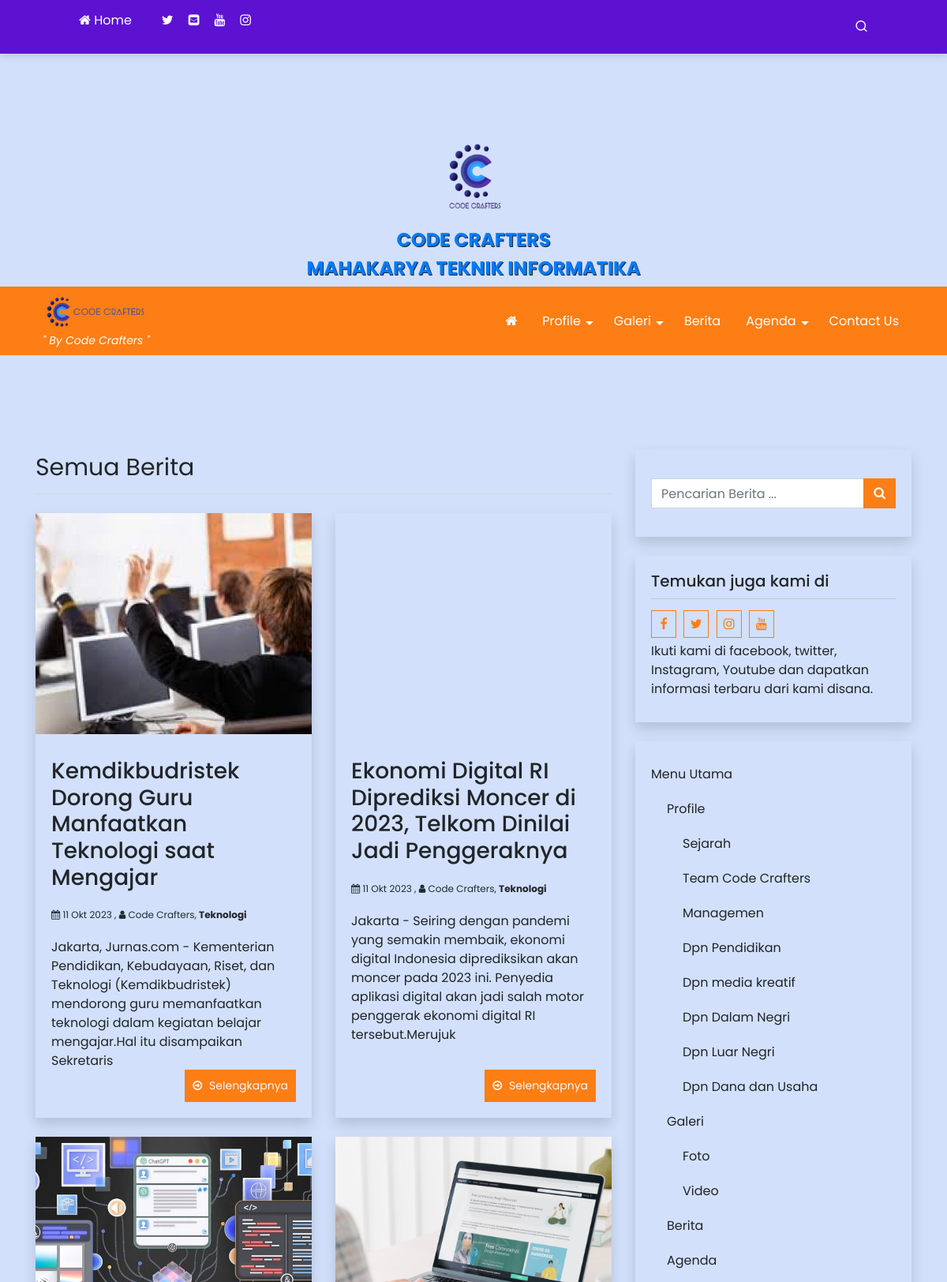
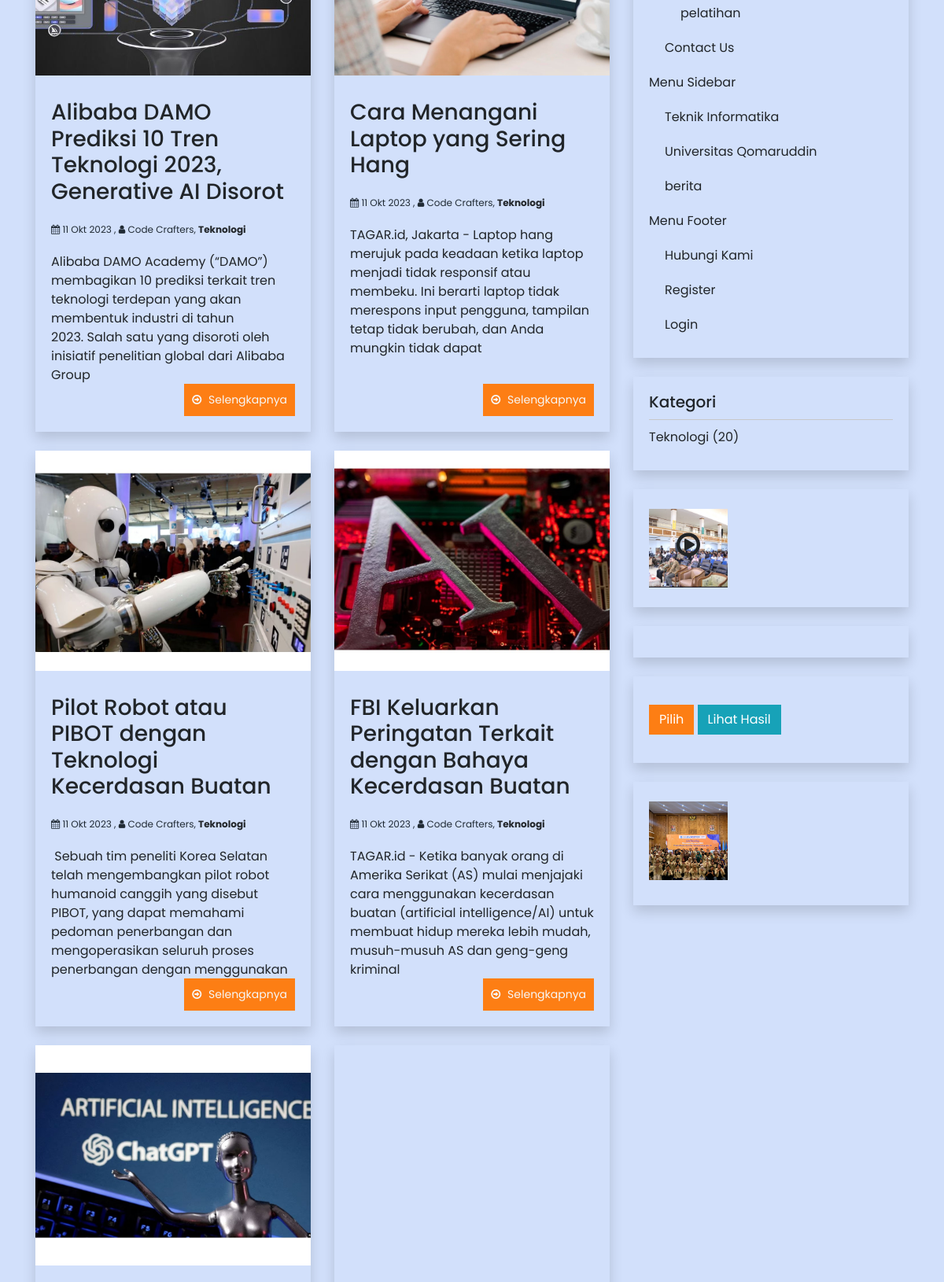
The page /index.php/berita (upper part) on the database its author committed (2 pictures, top to bottom).
### tables this page shows
CREATE TABLE `logo` (
  `id_logo` int(5) NOT NULL,
  `gambar` varchar(100) NOT NULL
);

CREATE TABLE `tbl_nicepage` (
  `id` int(5) NOT NULL,
  `key` varchar(255) DEFAULT NULL,
  `value` text DEFAULT NULL
);

CREATE TABLE `berita` (
  `id_berita` int(5) NOT NULL,
  `id_kategori` int(5) NOT NULL,
  `username` varchar(30) NOT NULL,
  `judul` varchar(100) NOT NULL,
  `sub_judul` varchar(255) NOT NULL,
  `youtube` varchar(100) NOT NULL,
  `judul_seo` text NOT NULL,
  `headline` enum('Y','N') NOT NULL DEFAULT 'Y',
  `aktif` enum('Y','N') NOT NULL DEFAULT 'N',
  `utama` enum('Y','N') NOT NULL DEFAULT 'Y',
  `isi_berita` longtext NOT NULL,
  `keterangan_gambar` text NOT NULL,
  `hari` varchar(20) NOT NULL,
  `tanggal` date NOT NULL,
  `jam` time NOT NULL,
  `gambar` varchar(100) NOT NULL,
  `dibaca` int(5) NOT NULL DEFAULT 1,
  `tag` varchar(100) NOT NULL,
  `status` enum('Y','N') NOT NULL DEFAULT 'Y'
);

CREATE TABLE `users` (
  `username` varchar(50) NOT NULL,
  `password` varchar(255) NOT NULL,
  `nama_lengkap` varchar(100) NOT NULL,
  `email` varchar(100) NOT NULL,
  `no_telp` varchar(20) NOT NULL,
  `foto` varchar(100) NOT NULL,
  `level` varchar(20) NOT NULL DEFAULT 'user',
  `blokir` enum('Y','N') NOT NULL DEFAULT 'N',
  `id_session` varchar(255) NOT NULL
);

CREATE TABLE `kategori` (
  `id_kategori` int(5) NOT NULL,
  `nama_kategori` varchar(50) NOT NULL,
  `username` varchar(50) NOT NULL,
  `kategori_seo` varchar(100) NOT NULL,
  `aktif` enum('Y','N') NOT NULL DEFAULT 'Y',
  `sidebar` int(10) NOT NULL,
  `gambar_utama` text NOT NULL
);

CREATE TABLE `identitas` (
  `id_identitas` int(5) NOT NULL,
  `nama_website` varchar(100) NOT NULL,
  `email` varchar(100) NOT NULL,
  `url` varchar(100) NOT NULL,
  `facebook` text NOT NULL,
  `rekening` varchar(100) NOT NULL,
  `no_telp` varchar(20) NOT NULL,
  `meta_deskripsi` varchar(250) NOT NULL,
  `meta_keyword` varchar(250) NOT NULL,
  `favicon` varchar(50) NOT NULL,
  `maps` text NOT NULL
);

CREATE TABLE `video` (
  `id_video` int(5) NOT NULL,
  `id_playlist` int(5) NOT NULL,
  `username` varchar(30) NOT NULL,
  `jdl_video` varchar(100) NOT NULL,
  `video_seo` varchar(100) NOT NULL,
  `keterangan` text NOT NULL,
  `gbr_video` varchar(100) NOT NULL,
  `video` varchar(100) NOT NULL,
  `youtube` varchar(100) NOT NULL,
  `dilihat` int(7) NOT NULL DEFAULT 1,
  `hari` varchar(20) NOT NULL,
  `tanggal` date NOT NULL,
  `jam` time NOT NULL,
  `tagvid` varchar(100) NOT NULL
);

CREATE TABLE `gallery` (
  `id_gallery` int(5) NOT NULL,
  `id_album` int(5) NOT NULL,
  `username` varchar(50) NOT NULL,
  `jdl_gallery` varchar(100) NOT NULL,
  `gallery_seo` varchar(100) NOT NULL,
  `keterangan` text NOT NULL,
  `gbr_gallery` varchar(100) NOT NULL
);

### application/views/nicepage/berita.php (the view, shortened to what the rows shown need)
<?php
$base_path = FCPATH;
?>
 <div class="row">
	<?php
	  foreach ($berita->result_array() as $r) {
		  $isi_berita =(strip_tags($r['isi_berita']));
		  $isi = substr($isi_berita,0,220);
		  $isi = substr($isi_berita,0,strrpos($isi," "));
		  $judul = $r['judul'];
		  $img_src = base_url()."asset/foto_berita/no-image.jpg";
		  if ($r['gambar'] !== '' &&  file_exists( $base_path ."asset/foto_berita/".($r['gambar']) ) ){
				$img_src = base_url()."asset/foto_berita/". $r['gambar'];
		  }
		  ?>
			<div class="col-md-6 mb-4">
			  <div class="blog card shadow h-100">
					<div class="image-container"
							style="
								background:url('<?php echo $img_src;?>');
								background-position:center;
								background-size:cover;
								background-repeat:no-repeat
							">
					</div>
					<div class="card-body">
						<a href="<?php echo base_url().$r['judul_seo'];?>">
							<h3 class="card-title"><?php echo $judul;?></h3>
						</a>
						<div class="post-meta">
								<i class="fa fa-calendar"></i> <?php echo tgl_indo($r['tanggal']); ?> ,
								<i class="fa fa-user"></i> <?php echo "$r[nama_lengkap]"; ?>,
								<a href="<?php echo base_url()."kategori/detail/$r[kategori_seo]"; ?>">
									<b><?php echo "$r[nama_kategori]"; ?></b>
								</a>
						</div>
						<div class="card-text">
							<?php echo $isi;  ?>
						</div>
						<a href="<?php echo base_url().$r['judul_seo'];?>" class="read-more">
							Selengkapnya
						</a>
					</div>
			</div>
		</div>
			<?php
	  }
	?>
</div>

### application/views/nicepage/partials/header.php (shortened to what the rows shown need)
	<link rel="stylesheet" href="https://unicons.iconscout.com/release/v4.0.0/css/line.css" />
<nav class="main-menu-container navbar navbar-dark ">
	<div class="container ml-5 pl-4 ml-lg-auto pl-lg-auto">
		<?php
		$base_path = FCPATH;
		$id_website = $this->model_utama->view('identitas')->row_array();
		$logo_website = $this->model_utama->view('logo')->row_array();
		?>
		<a class="navbar-brand float-left" href="<?php echo base_url(); ?>">
			<?php
			if ($logo_website['gambar'] !== '' && file_exists($base_path . "asset/logo/" . $logo_website['gambar'])) {
				$img_src = base_url() . "asset/logo/" . $logo_website['gambar'];
				?>
				<div class="logo-header">
					<img src="<?php echo $img_src; ?>" alt="<?php echo $id_website['nama_website']; ?>">
				</div>
				<?php
			} else {
				?>
				<?php echo $id_website['nama_website']; ?>
				<?php
			}
			?>
			<?php
			if (isset($tagline['header']) && isset($tagline['text'])) {
				if (!empty($tagline['text'] && $tagline['header'] == '1')) {
					?>
					<div class="tagline-header d-lg-block d-none">"
						<?php echo $tagline['text']; ?> "
					</div>
					<?php
				}
			} ?>
		</a>
	</div>
</nav>

### application/views/nicepage/partials/sidebar.php
<div class="sidebar">
<?php
$get_setting_sidebar    = $this->model_utama->view_where('tbl_nicepage',array('key' => 'setting_sidebar'))->row_array();
$sidebar = array();
if(isset($get_setting_sidebar['value'])) {
	if(!empty($get_setting_sidebar['value'])){
		$setting_sidebar = json_decode($get_setting_sidebar['value'],true);
		if(!empty($setting_sidebar)) {
			$number = 0;
			foreach($setting_sidebar as $i => $widget_id){
				$id = key($widget_id);
				$sidebar[$number]['widget_id'] = $id;
				$sidebar[$number]['widget_setting'] = $widget_id[$id];
				$number++;
			}
		}
	}
}
foreach($sidebar as $i => $item) {
	$file_sidebar = VIEWPATH . template().'/widgets/' . $item['widget_id'] . '.php';
	if( file_exists($file_sidebar)) {
		$widget_setting = $item['widget_setting'];
		include $file_sidebar;
	}
}
?>
</div>

### application/views/nicepage/widgets/widget_social.php
<div class="widget card mb-4 widget-social">
	<?php
		if( isset($widget_setting['judul']) ) {
			if( !empty(trim($widget_setting['judul']))) {
				?>
				<h5 class="card-header">
					<?php echo $widget_setting['judul'];?>
				</h5>
				<?php
			}
		}
	?>
	<div class="social-bar">
		<?php
			$sosmed = $this->model_utama->view('identitas')->row_array();
			$pecahd = explode(",", $sosmed['facebook']);
		?>
		<a target="_BLANK" href="<?php echo $pecahd[0]; ?>" class="social-icon"><i class="fa fa-facebook" aria-hidden="true"></i></a>
		<a target="_BLANK" href="<?php echo $pecahd[1]; ?>" class="social-icon"><i class="fa fa-twitter" aria-hidden="true"></i></a>
		<a target="_BLANK" href="<?php echo $pecahd[2]; ?>" class="social-icon"><i class="fa fa-instagram" aria-hidden="true"></i></a>
		<a target="_BLANK" href="<?php echo $pecahd[3]; ?>" class="social-icon"><i class="fa fa-youtube" aria-hidden="true"></i></a>
		<?php
			if( isset($widget_setting['teks']) ) {
				if( !empty(trim($widget_setting['teks']))) {
					?>
					<div class="social-text"><?php echo $widget_setting['teks'];?></div>
					<?php
				}
			}
		?>
	</div>
</div>

### application/views/nicepage/widgets/widget_video.php (shortened to what the rows shown need)
<div class="widget card mb-4 widget-video">
			<?php
	$filter_video = array();
	$jumlah_video = 0;
	if( isset($widget_setting['jumlah']) ) {
		$jumlah_video = (int) $widget_setting['jumlah'];
	}
?>
<?php
	$filter_video = array_merge($filter_video,array(
		'playlist.aktif' => 'Y'
	));
	$video_data = $this->model_utama->view_join_one(
		'video',
		'playlist',
		'id_playlist',
		$filter_video,
		'video.jdl_video','ASC',0,$jumlah_video
	)->result_array();
	if(!empty($video_data)) {
		?>
		<div class="list-video">
		<?php
		foreach ($video_data as $video){
			$img_src= base_url().'asset/img_video/small_no-image.jpg';
			if ($video['gbr_video'] !==''){
				$img_src =base_url().'asset/img_video/'.$video['gbr_video'];
			}
			?>
			<div class="item-video">
				<a href="<?php echo base_url('playlist/watch/'.$video['video_seo']);?>">
					<div class="post-img-container"
						style="
							background:url('<?php echo $img_src;?>');
							background-position:center;
							background-size:cover;
							background-repeat:no-repeat
						">
						<i class="fa fa-play-circle-o" aria-hidden="true"></i>
					</div>
				</a>
			</div>
			<?php
		}
		?>
		</div>
		<?php
	}
?>
</div>

### application/views/nicepage/widgets/widget_gallery.php (shortened to what the rows shown need)
<div class="widget card mb-4 widget-gallery">
			<?php
	$filter_gallery = array();
	$jumlah_gallery = 0;
	if( isset($widget_setting['jumlah']) ) {
		$jumlah_gallery = (int) $widget_setting['jumlah'];
	}
?>
<?php
	$filter_gallery = array_merge($filter_gallery,array(
		'album.aktif' => 'Y'
	));
	$gallery_data = $this->model_utama->view_join_one(
		'gallery',
		'album',
		'id_album',
		$filter_gallery,
		'gallery.jdl_gallery','ASC',0,$jumlah_gallery
	)->result_array();
	if(!empty($gallery_data)) {
		?>
		<div class="list-gallery">
		<?php
		foreach ($gallery_data as $gallery){
			$img_src= base_url().'asset/img_galeri/no-image.jpg';
			if ($gallery['gbr_gallery'] !==''){
				$img_src =base_url().'asset/img_galeri/'.$gallery['gbr_gallery'];
			}
			?>
			<div class="item-gallery">
				<a href="<?php echo base_url('albums/detail/'.$gallery['album_seo']);?>">
					<div class="post-img-container"
						style="
							background:url('<?php echo $img_src;?>');
							background-position:center;
							background-size:cover;
							background-repeat:no-repeat
						">
					</div>
				</a>
			</div>
			<?php
		}
		?>
		</div>
		<?php
	}
?>
</div>

### rows shown on the page
logo: gambar (picture)
tbl_nicepage: value "By Code Crafters"
berita: gambar (picture), judul "Kemdikbudristek Dorong Guru Manfaatkan Teknologi saat Mengajar", tanggal "11 Okt 2023", users.nama_lengkap "Code Crafters", id_kategori.nama_kategori "Teknologi", isi_berita "Jakarta, Jurnas.com - Kementerian Pendidikan, Kebudayaan, Riset, dan Teknologi (Kemdikbudristek) mendorong guru memanfaatkan teknologi dalam kegiatan belajar mengajar.Hal itu disampaikan Sekretaris"
berita: judul "Ekonomi Digital RI Diprediksi Moncer di 2023, Telkom Dinilai Jadi Penggeraknya", tanggal "11 Okt 2023", users.nama_lengkap "Code Crafters", id_kategori.nama_kategori "Teknologi", isi_berita "Jakarta - Seiring dengan pandemi yang semakin membaik, ekonomi digital Indonesia diprediksikan akan moncer pada 2023 ini. Penyedia aplikasi digital akan jadi salah motor penggerak ekonomi digital RI tersebut.Merujuk"
berita: gambar (picture), judul "Alibaba DAMO Prediksi 10 Tren Teknologi 2023, Generative AI Disorot", tanggal "11 Okt 2023", users.nama_lengkap "Code Crafters", id_kategori.nama_kategori "Teknologi", isi_berita "Alibaba DAMO Academy (“DAMO”) membagikan 10 prediksi terkait tren teknologi terdepan yang akan membentuk industri di tahun 2023. Salah satu yang disoroti oleh inisiatif penelitian global dari Alibaba Group"
berita: gambar (picture), judul "Cara Menangani Laptop yang Sering Hang", tanggal "11 Okt 2023", users.nama_lengkap "Code Crafters", id_kategori.nama_kategori "Teknologi", isi_berita "TAGAR.id, Jakarta - Laptop hang merujuk pada keadaan ketika laptop menjadi tidak responsif atau membeku. Ini berarti laptop tidak merespons input pengguna, tampilan tetap tidak berubah, dan Anda mungkin tidak dapat"
berita: gambar (picture), judul "Pilot Robot atau PIBOT dengan Teknologi Kecerdasan Buatan", tanggal "11 Okt 2023", users.nama_lengkap "Code Crafters", id_kategori.nama_kategori "Teknologi", isi_berita "Sebuah tim peneliti Korea Selatan telah mengembangkan pilot robot humanoid canggih yang disebut PIBOT, yang dapat memahami pedoman penerbangan dan mengoperasikan seluruh proses penerbangan dengan menggunakan"
berita: gambar (picture), judul "FBI Keluarkan Peringatan Terkait dengan Bahaya Kecerdasan Buatan", tanggal "11 Okt 2023", users.nama_lengkap "Code Crafters", id_kategori.nama_kategori "Teknologi", isi_berita "TAGAR.id - Ketika banyak orang di Amerika Serikat (AS) mulai menjajaki cara menggunakan kecerdasan buatan (artificial intelligence/AI) untuk membuat hidup mereka lebih mudah, musuh-musuh AS dan geng-geng kriminal"
berita: gambar (picture)
identitas: judul "Temukan juga kami di", teks "Ikuti kami di facebook, twitter, Instagram, Youtube dan dapatkan informasi terbaru dari kami disana."
video: gbr_video (picture)
gallery: gbr_gallery (picture)

### other values the page prints
$title "Semua Berita"
$widget_setting['judul'] "Kategori"
$item_kategori['nama_kategori'] "Teknologi"
$item_kategori['jml_berita'] "20"
